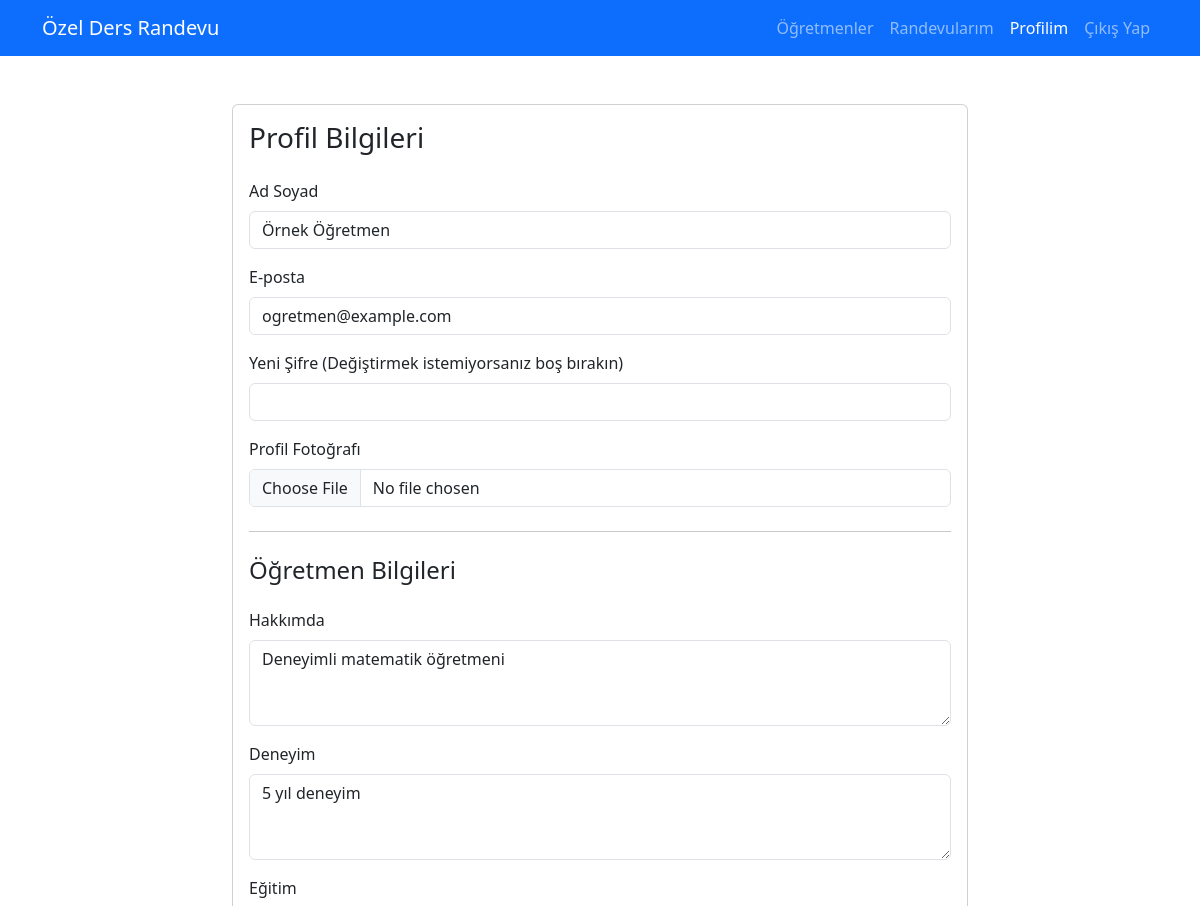
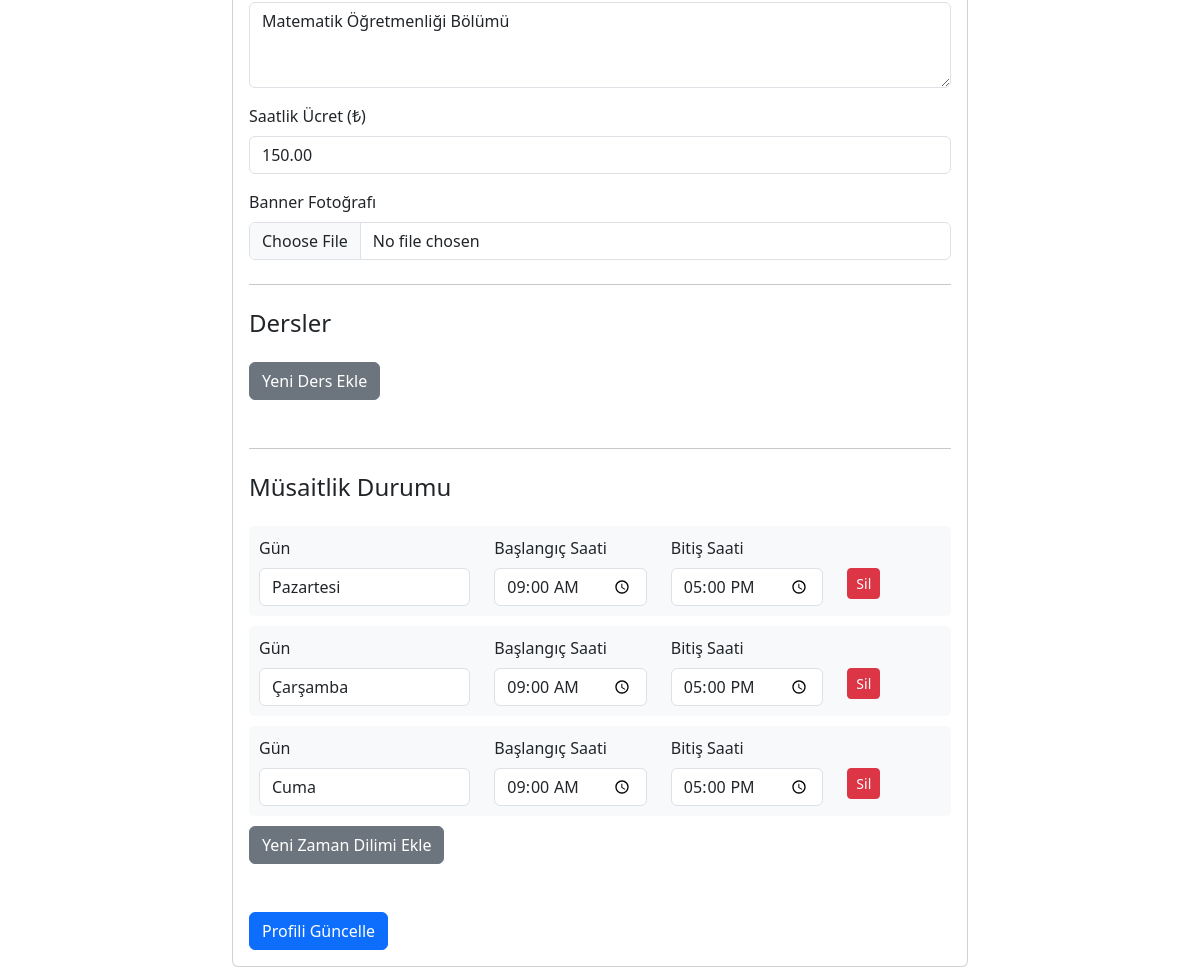
The app's page /profile.php (signed in) with its own data (2 pictures, top to bottom).
### tables this page shows
CREATE TABLE users (
    id INT PRIMARY KEY AUTO_INCREMENT,
    name VARCHAR(100) NOT NULL,
    email VARCHAR(100) NOT NULL UNIQUE,
    password VARCHAR(255) NOT NULL,
    user_type ENUM('student', 'teacher') NOT NULL,
    created_at TIMESTAMP DEFAULT CURRENT_TIMESTAMP
);

CREATE TABLE IF NOT EXISTS teacher_details (
    id INT AUTO_INCREMENT PRIMARY KEY,
    teacher_id INT NOT NULL,
    bio TEXT,
    experience TEXT,
    education TEXT,
    hourly_rate DECIMAL(10,2),
    created_at TIMESTAMP DEFAULT CURRENT_TIMESTAMP,
    FOREIGN KEY (teacher_id) REFERENCES users(id)
);

CREATE TABLE IF NOT EXISTS teacher_availability (
    id INT AUTO_INCREMENT PRIMARY KEY,
    teacher_id INT NOT NULL,
    day_of_week ENUM('monday', 'tuesday', 'wednesday', 'thursday', 'friday', 'saturday', 'sunday') NOT NULL,
    start_time TIME NOT NULL,
    end_time TIME NOT NULL,
    FOREIGN KEY (teacher_id) REFERENCES users(id)
);

### profile.php (the view, shortened to what this page needs)
<?php
require_once 'config/database.php';
$user_id = $_SESSION['user_id'];
$stmt = $pdo->prepare("SELECT * FROM users WHERE id = ?");
$stmt->execute([$user_id]);
$user = $stmt->fetch();
$teacher_details = null;
$availability = [];
if ($user['user_type'] === 'teacher') {
    $stmt = $pdo->prepare("SELECT * FROM teacher_details WHERE teacher_id = ?");
    $stmt->execute([$user_id]);
    $teacher_details = $stmt->fetch();
    $stmt = $pdo->prepare("SELECT * FROM teacher_availability WHERE teacher_id = ?");
    $stmt->execute([$user_id]);
    $availability = $stmt->fetchAll();
}
?>
<!DOCTYPE html>
<html lang="tr">
<head>
    <link href="https://cdn.jsdelivr.net/npm/bootstrap@5.3.2/dist/css/bootstrap.min.css" rel="stylesheet">
    <link href="https://cdn.jsdelivr.net/npm/select2@4.1.0-rc.0/dist/css/select2.min.css" rel="stylesheet" />
</head>
<body>
    <nav class="navbar navbar-expand-lg navbar-dark bg-primary">
        <div class="container">
            <a class="navbar-brand" href="index.php">Özel Ders Randevu</a>
            <div class="collapse navbar-collapse" id="navbarNav">
                <ul class="navbar-nav ms-auto">
                    <li class="nav-item">
                        <a class="nav-link" href="teachers.php">Öğretmenler</a>
                    </li>
                    <li class="nav-item">
                        <a class="nav-link" href="appointments.php">Randevularım</a>
                    </li>
                    <li class="nav-item">
                        <a class="nav-link active" href="profile.php">Profilim</a>
                    </li>
                    <li class="nav-item">
                        <a class="nav-link" href="logout.php">Çıkış Yap</a>
                    </li>
                </ul>
            </div>
        </div>
    </nav>
    <div class="container my-5">
        <div class="row">
            <div class="col-md-8 mx-auto">
                <div class="card">
                    <div class="card-body">
                        <h3 class="card-title mb-4">Profil Bilgileri</h3>
                        <form method="POST" action="" id="profileForm" enctype="multipart/form-data">
                            <div class="mb-3">
                                <label for="name" class="form-label">Ad Soyad</label>
                                <input type="text" class="form-control" id="name" name="name" value="<?php echo htmlspecialchars($user['name']); ?>" required>
                            </div>
                            <div class="mb-3">
                                <label for="email" class="form-label">E-posta</label>
                                <input type="email" class="form-control" id="email" name="email" value="<?php echo htmlspecialchars($user['email']); ?>" required>
                            </div>
                            <div class="mb-3">
                                <label for="new_password" class="form-label">Yeni Şifre (Değiştirmek istemiyorsanız boş bırakın)</label>
                                <input type="password" class="form-control" id="new_password" name="new_password">
                            </div>
                            <div class="mb-3">
                                <label for="profile_photo" class="form-label">Profil Fotoğrafı</label>
                                <input type="file" class="form-control" id="profile_photo" name="profile_photo">
                            </div>
                            <?php if ($user['user_type'] === 'teacher'): ?>
                                <hr class="my-4">
                                <h4 class="mb-4">Öğretmen Bilgileri</h4>
                                <div class="mb-3">
                                    <label for="bio" class="form-label">Hakkımda</label>
                                    <textarea class="form-control" id="bio" name="bio" rows="3"><?php echo htmlspecialchars($teacher_details['bio'] ?? ''); ?></textarea>
                                </div>
                                <div class="mb-3">
                                    <label for="experience" class="form-label">Deneyim</label>
                                    <textarea class="form-control" id="experience" name="experience" rows="3"><?php echo htmlspecialchars($teacher_details['experience'] ?? ''); ?></textarea>
                                </div>
                                <div class="mb-3">
                                    <label for="education" class="form-label">Eğitim</label>
                                    <textarea class="form-control" id="education" name="education" rows="3"><?php echo htmlspecialchars($teacher_details['education'] ?? ''); ?></textarea>
                                </div>
                                <div class="mb-3">
                                    <label for="hourly_rate" class="form-label">Saatlik Ücret (₺)</label>
                                    <input type="number" class="form-control" id="hourly_rate" name="hourly_rate" value="<?php echo htmlspecialchars($teacher_details['hourly_rate'] ?? ''); ?>" step="0.01">
                                </div>
                                <div class="mb-3">
                                    <label for="banner_photo" class="form-label">Banner Fotoğrafı</label>
                                    <input type="file" class="form-control" id="banner_photo" name="banner_photo">
                                </div>
                                <hr class="my-4">
                                <h4 class="mb-4">Dersler</h4>
                                <button type="button" class="btn btn-secondary mb-4" id="add-subject">Yeni Ders Ekle</button>
                                <hr class="my-4">
                                <h4 class="mb-4">Müsaitlik Durumu</h4>
                                <div id="availability-container">
                                    <?php foreach ($availability as $index => $slot): ?>
                                        <div class="availability-slot">
                                            <div class="row">
                                                <div class="col-md-4">
                                                    <label class="form-label">Gün</label>
                                                    <select class="form-control" name="availability[<?php echo $index; ?>][day]">
                                                        <option value="monday" <?php echo $slot['day_of_week'] === 'monday' ? 'selected' : ''; ?>>Pazartesi</option>
                                                        <option value="wednesday" <?php echo $slot['day_of_week'] === 'wednesday' ? 'selected' : ''; ?>>Çarşamba</option>
                                                        <option value="friday" <?php echo $slot['day_of_week'] === 'friday' ? 'selected' : ''; ?>>Cuma</option>
                                                    </select>
                                                </div>
                                                <div class="col-md-3">
                                                    <label class="form-label">Başlangıç Saati</label>
                                                    <input type="time" class="form-control" name="availability[<?php echo $index; ?>][start_time]" value="<?php echo $slot['start_time']; ?>" required>
                                                </div>
                                                <div class="col-md-3">
                                                    <label class="form-label">Bitiş Saati</label>
                                                    <input type="time" class="form-control" name="availability[<?php echo $index; ?>][end_time]" value="<?php echo $slot['end_time']; ?>" required>
                                                </div>
                                                <div class="col-md-2">
                                                    <button type="button" class="btn btn-danger btn-sm remove-availability" style="margin-top: 32px;">Sil</button>
                                                </div>
                                            </div>
                                        </div>
                                    <?php endforeach; ?>
                                </div>
                                <button type="button" class="btn btn-secondary mb-4" id="add-availability">Yeni Zaman Dilimi Ekle</button>
                            <?php endif; ?>
                            <div class="mt-4">
                                <button type="submit" class="btn btn-primary">Profili Güncelle</button>
                            </div>
                        </form>
                    </div>
                </div>
            </div>
        </div>
    </div>
</body>
</html>

### profile.php (style rules this page uses)
.availability-slot { background-color: #f8f9fa; padding: 10px; margin-bottom: 10px; border-radius: 5px; }

### records on screen
users: name "Örnek Öğretmen", email "ogretmen@example.com"
teacher_details: bio "Deneyimli matematik öğretmeni", experience "5 yıl deneyim", education "Matematik Öğretmenliği Bölümü", hourly_rate "150.00"
teacher_availability: day_of_week "Pazartesi", start_time "09:00:00", end_time "17:00:00"
teacher_availability: day_of_week "Çarşamba", start_time "09:00:00", end_time "17:00:00"
teacher_availability: day_of_week "Cuma", start_time "09:00:00", end_time "17:00:00"
